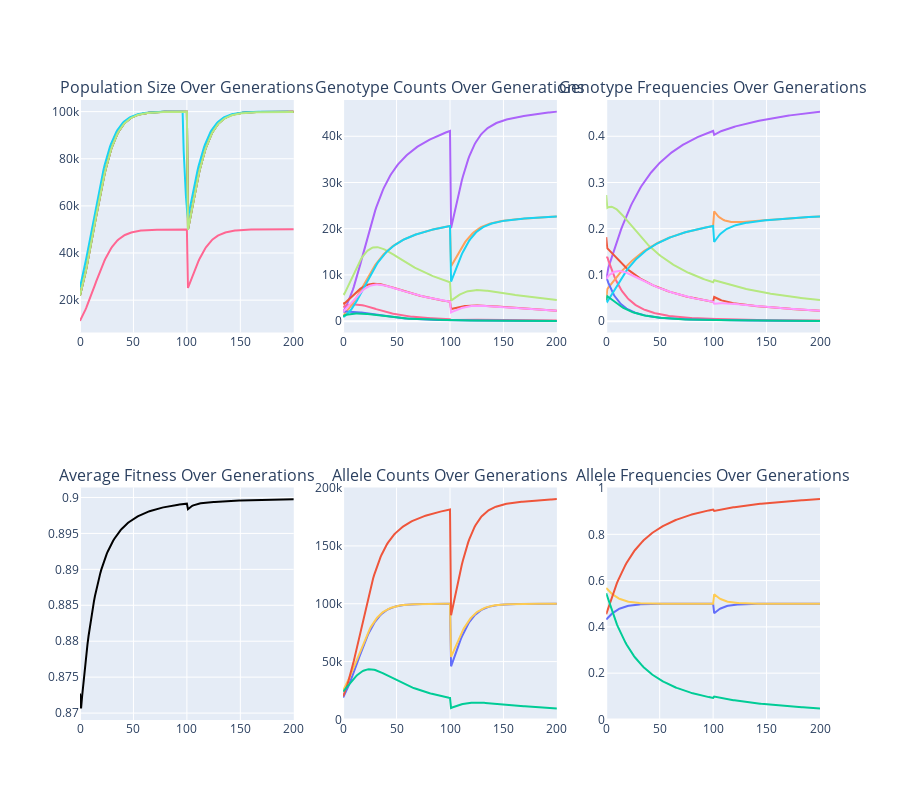

Write notebook code for a chart like this one.
### Code cell
# 2 loci with 2 alleles each (Not HW equilibrium)

generations=200
growth_rate=0.1
drift=0
carrying_capacity = 100000
bottleneck_yr=100
bottleneck_pop=50000
covariance=0
small_pop_inbreeding=0

genotype_data = {
    (('A1', 'A2'), ('B1', 'B1')): {'male': 1000, 'female' : 1000, 'fitness' : 1.0},
    (('A1', 'A2'), ('B1', 'B2')): {'male': 3000, 'female' : 3000, 'fitness' : 1.0},
    (('A1', 'A2'), ('B2', 'B2')): {'male': 1500, 'female' : 1500, 'fitness' : 0.8},
    (('A2', 'A2'), ('B1', 'B1')): {'male': 500,  'female' : 500,  'fitness' : 0.8},
    (('A2', 'A2'), ('B1', 'B2')): {'male': 2000, 'female' : 2000, 'fitness' : 0.8},
    (('A2', 'A2'), ('B2', 'B2')): {'male': 1000, 'female' : 1000, 'fitness' : 0.8},
    (('A1', 'A1'), ('B1', 'B1')): {'male': 500,  'female' : 500,  'fitness' : 0.8},
    (('A1', 'A1'), ('B1', 'B2')): {'male': 1000, 'female' : 1000, 'fitness' : 0.8},
    (('A1', 'A1'), ('B2', 'B2')): {'male': 500 , 'female' : 500 , 'fitness' : 0.8},
}

mutations = [{('A1', 'A2'): 0.0, ('A2', 'A1'): 0.0,},
             {('B1', 'B2'): 0.0, ('B2', 'B1'): 0.0}]

pop_gen(
    generations,
    genotype_data,
    growth_rate,
    carrying_capacity,
    drift,
    mutations,
    bottleneck_yr,
    bottleneck_pop,
    covariance,
    small_pop_inbreeding
)

### Figure 1 — Plotly figure (JSON) as saved in the notebook; plotly's stock layout.template omitted (floating-point values rounded to 4 significant figures; data arrays with more than 128 entries replaced by an {"elided": "..."} marker saying what was removed)
{"data": [{"hoverinfo": "text", "line": {"color": "black"}, "mode": "lines", "name": "N", "showlegend": false, "text": {"elided": "201 str values"}, "type": "scatter", "x": {"elided": "201 int values"}, "xaxis": "x", "y": {"elided": "201 float values"}, "yaxis": "y"}, {"hoverinfo": "text", "line": {"color": "#FFA15A"}, "mode": "lines", "name": "Ne (Sex Ratios)", "showlegend": false, "text": {"elided": "201 str values"}, "type": "scatter", "x": {"elided": "201 int values"}, "xaxis": "x", "y": {"elided": "201 float values"}, "yaxis": "y"}, {"hoverinfo": "text", "line": {"color": "#19D3F3"}, "mode": "lines", "name": "Ne (Size Variation)", "showlegend": false, "text": {"elided": "196 str values"}, "type": "scatter", "x": {"elided": "196 int values"}, "xaxis": "x", "y": {"elided": "196 float values"}, "yaxis": "y"}, {"hoverinfo": "text", "line": {"color": "#FF6692"}, "mode": "lines", "name": "Ne (Allele Variation)", "showlegend": false, "text": {"elided": "201 str values"}, "type": "scatter", "x": {"elided": "201 int values"}, "xaxis": "x", "y": {"elided": "201 float values"}, "yaxis": "y"}, {"hoverinfo": "text", "line": {"color": "#B6E880"}, "mode": "lines", "name": "Ne (Inbreeding)", "showlegend": false, "text": {"elided": "201 str values"}, "type": "scatter", "x": {"elided": "201 int values"}, "xaxis": "x", "y": {"elided": "201 float values"}, "yaxis": "y"}, {"hoverinfo": "text", "line": {"color": "#AB63FA"}, "mode": "lines", "name": "A1A2, B1B1", "showlegend": false, "text": {"elided": "201 str values"}, "type": "scatter", "x": {"elided": "201 int values"}, "xaxis": "x2", "y": {"elided": "201 int values"}, "yaxis": "y2"}, {"hoverinfo": "text", "line": {"color": "#B6E880"}, "mode": "lines", "name": "A1A2, B1B2", "showlegend": false, "text": {"elided": "201 str values"}, "type": "scatter", "x": {"elided": "201 int values"}, "xaxis": "x2", "y": {"elided": "201 int values"}, "yaxis": "y2"}, {"hoverinfo": "text", "line": {"color": "#FF6692"}, "mode": "lines", "name": "A1A2, B2B2", "showlegend": false, "text": {"elided": "201 str values"}, "type": "scatter", "x": {"elided": "201 int values"}, "xaxis": "x2", "y": {"elided": "201 int values"}, "yaxis": "y2"}, {"hoverinfo": "text", "line": {"color": "#FFA15A"}, "mode": "lines", "name": "A2A2, B1B1", "showlegend": false, "text": {"elided": "201 str values"}, "type": "scatter", "x": {"elided": "201 int values"}, "xaxis": "x2", "y": {"elided": "201 int values"}, "yaxis": "y2"}, {"hoverinfo": "text", "line": {"color": "#EF553B"}, "mode": "lines", "name": "A2A2, B1B2", "showlegend": false, "text": {"elided": "201 str values"}, "type": "scatter", "x": {"elided": "201 int values"}, "xaxis": "x2", "y": {"elided": "201 int values"}, "yaxis": "y2"}, {"hoverinfo": "text", "line": {"color": "#636EFA"}, "mode": "lines", "name": "A2A2, B2B2", "showlegend": false, "text": {"elided": "201 str values"}, "type": "scatter", "x": {"elided": "201 int values"}, "xaxis": "x2", "y": {"elided": "201 int values"}, "yaxis": "y2"}, {"hoverinfo": "text", "line": {"color": "#19D3F3"}, "mode": "lines", "name": "A1A1, B1B1", "showlegend": false, "text": {"elided": "201 str values"}, "type": "scatter", "x": {"elided": "201 int values"}, "xaxis": "x2", "y": {"elided": "201 int values"}, "yaxis": "y2"}, {"hoverinfo": "text", "line": {"color": "#FF97FF"}, "mode": "lines", "name": "A1A1, B1B2", "showlegend": false, "text": {"elided": "201 str values"}, "type": "scatter", "x": {"elided": "201 int values"}, "xaxis": "x2", "y": {"elided": "201 int values"}, "yaxis": "y2"}, {"hoverinfo": "text", "line": {"color": "#00CC96"}, "mode": "lines", "name": "A1A1, B2B2", "showlegend": false, "text": {"elided": "201 str values"}, "type": "scatter", "x": {"elided": "201 int values"}, "xaxis": "x2", "y": {"elided": "201 int values"}, "yaxis": "y2"}, {"hoverinfo": "text", "line": {"color": "#AB63FA"}, "mode": "lines", "name": "A1A2, B1B1", "showlegend": false, "text": {"elided": "201 str values"}, "type": "scatter", "x": {"elided": "201 int values"}, "xaxis": "x3", "y": {"elided": "201 float values"}, "yaxis": "y3"}, {"hoverinfo": "text", "line": {"color": "#B6E880"}, "mode": "lines", "name": "A1A2, B1B2", "showlegend": false, "text": {"elided": "201 str values"}, "type": "scatter", "x": {"elided": "201 int values"}, "xaxis": "x3", "y": {"elided": "201 float values"}, "yaxis": "y3"}, {"hoverinfo": "text", "line": {"color": "#FF6692"}, "mode": "lines", "name": "A1A2, B2B2", "showlegend": false, "text": {"elided": "201 str values"}, "type": "scatter", "x": {"elided": "201 int values"}, "xaxis": "x3", "y": {"elided": "201 float values"}, "yaxis": "y3"}, {"hoverinfo": "text", "line": {"color": "#FFA15A"}, "mode": "lines", "name": "A2A2, B1B1", "showlegend": false, "text": {"elided": "201 str values"}, "type": "scatter", "x": {"elided": "201 int values"}, "xaxis": "x3", "y": {"elided": "201 float values"}, "yaxis": "y3"}, {"hoverinfo": "text", "line": {"color": "#EF553B"}, "mode": "lines", "name": "A2A2, B1B2", "showlegend": false, "text": {"elided": "201 str values"}, "type": "scatter", "x": {"elided": "201 int values"}, "xaxis": "x3", "y": {"elided": "201 float values"}, "yaxis": "y3"}, {"hoverinfo": "text", "line": {"color": "#636EFA"}, "mode": "lines", "name": "A2A2, B2B2", "showlegend": false, "text": {"elided": "201 str values"}, "type": "scatter", "x": {"elided": "201 int values"}, "xaxis": "x3", "y": {"elided": "201 float values"}, "yaxis": "y3"}, {"hoverinfo": "text", "line": {"color": "#19D3F3"}, "mode": "lines", "name": "A1A1, B1B1", "showlegend": false, "text": {"elided": "201 str values"}, "type": "scatter", "x": {"elided": "201 int values"}, "xaxis": "x3", "y": {"elided": "201 float values"}, "yaxis": "y3"}, {"hoverinfo": "text", "line": {"color": "#FF97FF"}, "mode": "lines", "name": "A1A1, B1B2", "showlegend": false, "text": {"elided": "201 str values"}, "type": "scatter", "x": {"elided": "201 int values"}, "xaxis": "x3", "y": {"elided": "201 float values"}, "yaxis": "y3"}, {"hoverinfo": "text", "line": {"color": "#00CC96"}, "mode": "lines", "name": "A1A1, B2B2", "showlegend": false, "text": {"elided": "201 str values"}, "type": "scatter", "x": {"elided": "201 int values"}, "xaxis": "x3", "y": {"elided": "201 float values"}, "yaxis": "y3"}, {"hoverinfo": "text", "line": {"color": "black"}, "mode": "lines", "name": "Average Fitness", "showlegend": false, "text": {"elided": "201 str values"}, "type": "scatter", "x": {"elided": "201 int values"}, "xaxis": "x4", "y": {"elided": "201 float values"}, "yaxis": "y4"}, {"hoverinfo": "text", "line": {"color": "#636EFA"}, "mode": "lines", "name": "A1", "showlegend": false, "text": {"elided": "201 str values"}, "type": "scatter", "x": {"elided": "201 int values"}, "xaxis": "x5", "y": {"elided": "201 int values"}, "yaxis": "y5"}, {"hoverinfo": "text", "line": {"color": "#FECB52"}, "mode": "lines", "name": "A2", "showlegend": false, "text": {"elided": "201 str values"}, "type": "scatter", "x": {"elided": "201 int values"}, "xaxis": "x5", "y": {"elided": "201 int values"}, "yaxis": "y5"}, {"hoverinfo": "text", "line": {"color": "#EF553B"}, "mode": "lines", "name": "B1", "showlegend": false, "text": {"elided": "201 str values"}, "type": "scatter", "x": {"elided": "201 int values"}, "xaxis": "x5", "y": {"elided": "201 int values"}, "yaxis": "y5"}, {"hoverinfo": "text", "line": {"color": "#00CC96"}, "mode": "lines", "name": "B2", "showlegend": false, "text": {"elided": "201 str values"}, "type": "scatter", "x": {"elided": "201 int values"}, "xaxis": "x5", "y": {"elided": "201 int values"}, "yaxis": "y5"}, {"hoverinfo": "text", "line": {"color": "#636EFA"}, "mode": "lines", "name": "A1", "showlegend": false, "text": {"elided": "201 str values"}, "type": "scatter", "x": {"elided": "201 int values"}, "xaxis": "x6", "y": {"elided": "201 float values"}, "yaxis": "y6"}, {"hoverinfo": "text", "line": {"color": "#FECB52"}, "mode": "lines", "name": "A2", "showlegend": false, "text": {"elided": "201 str values"}, "type": "scatter", "x": {"elided": "201 int values"}, "xaxis": "x6", "y": {"elided": "201 float values"}, "yaxis": "y6"}, {"hoverinfo": "text", "line": {"color": "#EF553B"}, "mode": "lines", "name": "B1", "showlegend": false, "text": {"elided": "201 str values"}, "type": "scatter", "x": {"elided": "201 int values"}, "xaxis": "x6", "y": {"elided": "201 float values"}, "yaxis": "y6"}, {"hoverinfo": "text", "line": {"color": "#00CC96"}, "mode": "lines", "name": "B2", "showlegend": false, "text": {"elided": "201 str values"}, "type": "scatter", "x": {"elided": "201 int values"}, "xaxis": "x6", "y": {"elided": "201 float values"}, "yaxis": "y6"}], "layout": {"annotations": [{"font": {"size": 16}, "showarrow": false, "text": "Population Size Over Generations", "x": 0.1444, "xanchor": "center", "xref": "paper", "y": 1, "yanchor": "bottom", "yref": "paper"}, {"font": {"size": 16}, "showarrow": false, "text": "Genotype Counts Over Generations", "x": 0.5, "xanchor": "center", "xref": "paper", "y": 1, "yanchor": "bottom", "yref": "paper"}, {"font": {"size": 16}, "showarrow": false, "text": "Genotype Frequencies Over Generations", "x": 0.8556, "xanchor": "center", "xref": "paper", "y": 1, "yanchor": "bottom", "yref": "paper"}, {"font": {"size": 16}, "showarrow": false, "text": "Average Fitness Over Generations", "x": 0.1444, "xanchor": "center", "xref": "paper", "y": 0.375, "yanchor": "bottom", "yref": "paper"}, {"font": {"size": 16}, "showarrow": false, "text": "Allele Counts Over Generations", "x": 0.5, "xanchor": "center", "xref": "paper", "y": 0.375, "yanchor": "bottom", "yref": "paper"}, {"font": {"size": 16}, "showarrow": false, "text": "Allele Frequencies Over Generations", "x": 0.8556, "xanchor": "center", "xref": "paper", "y": 0.375, "yanchor": "bottom", "yref": "paper"}], "height": 800, "hovermode": "closest", "xaxis": {"anchor": "y", "domain": [0, 0.2889]}, "xaxis2": {"anchor": "y2", "domain": [0.3556, 0.6444]}, "xaxis3": {"anchor": "y3", "domain": [0.7111, 1]}, "xaxis4": {"anchor": "y4", "domain": [0, 0.2889]}, "xaxis5": {"anchor": "y5", "domain": [0.3556, 0.6444]}, "xaxis6": {"anchor": "y6", "domain": [0.7111, 1]}, "yaxis": {"anchor": "x", "domain": [0.625, 1]}, "yaxis2": {"anchor": "x2", "domain": [0.625, 1]}, "yaxis3": {"anchor": "x3", "domain": [0.625, 1]}, "yaxis4": {"anchor": "x4", "domain": [0, 0.375]}, "yaxis5": {"anchor": "x5", "domain": [0, 0.375]}, "yaxis6": {"anchor": "x6", "domain": [0, 0.375]}}}
